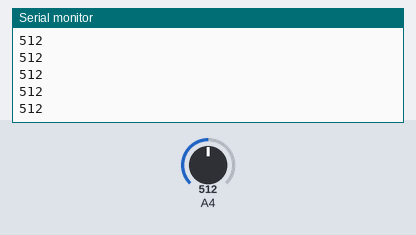
The sketch below on a simulated Arduino Uno, built with avr-gcc and run on an emulated ATmega328P. Parts: the last lines printed to the serial monitor. Inputs (shaded band) come from the test bench; at power-on: A4 = 512.

Above: at 1.2 s.
1.3 s: A4 set to 716
At 1.31 s:
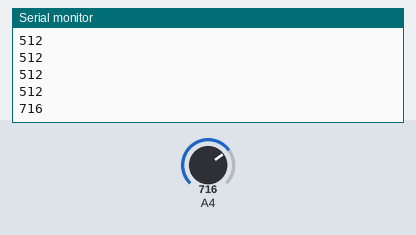
2.8 s: A4 set to 900
At 2.81 s:
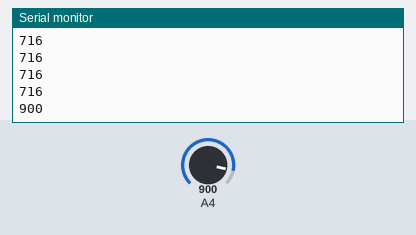
Timing chart, 0 to 5.8 s (numbered marks = the images above; inputs shaded):
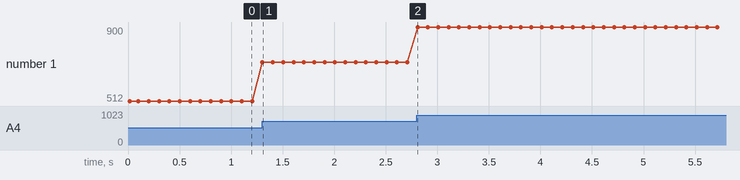

The sketch:

8_Potentiometer.ino
```cpp
void setup() {
  // put your setup code here, to run once:
  pinMode(A4, INPUT_PULLUP);
  Serial.begin(9600);
  Serial.println("Serial Working");

}

void loop() {
  int a  = analogRead(A4);
  Serial.println(a);
  delay(100);


}
```

Measured:
- after the input at 1.3 s, the serial monitor: prints a new line at once (image 1)
- after the input at 2.8 s, the serial monitor: prints a new line at once (image 2)
- plotted number 1: 512 → 716 after the input at 1.3 s, 716 → 900 after the input at 2.8 s
